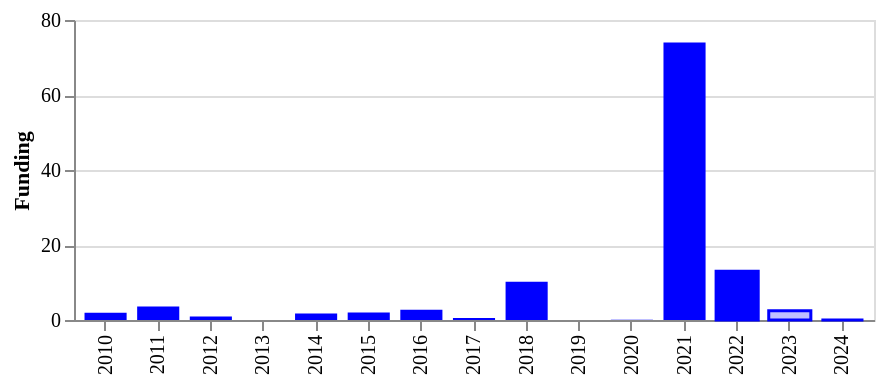

The code cell stored with this chart in its notebook:
### Code cell
charts.ts_bar_incomplete(
    ts_df,
    variable='raised_amount_gbp_total',
    variable_title='Funding',
    max_complete_year=2022
)

### Figure 1 — Vega-Lite specification as saved in the notebook (floating-point values rounded to 4 significant figures)
{"config": {"title": {"font": "Averta", "anchor": "start"}, "subtitle": {"font": "Averta"}, "axis": {"labelFont": "Averta", "titleFont": "Averta"}, "header": {"labelFont": "Averta", "titleFont": "Averta"}, "legend": {"labelFont": "Averta", "titleFont": "Averta"}, "range": {"category": ["#0000FF", "#FDB633", "#18A48C", "#9A1BBE", "#EB003B", "#FF6E47", "#646363", "#0F294A", "#97D9E3", "#A59BEE", "#F6A4B7", "#D2C9C0", "#FFFFFF", "#000000"], "ordinal": {"scheme": ["#0000FF", "#FDB633", "#18A48C", "#9A1BBE", "#EB003B", "#FF6E47", "#646363", "#0F294A", "#97D9E3", "#A59BEE", "#F6A4B7", "#D2C9C0", "#FFFFFF", "#000000"]}}}, "layer": [{"data": {"name": "data-b27a14c503e6644ff35bafb9e1e36aca"}, "mark": {"type": "bar", "fillOpacity": 1, "filled": true, "strokeOpacity": 1, "strokeWidth": 1.5}, "encoding": {"color": {"field": "_category", "legend": null, "type": "nominal"}, "tooltip": [{"field": "_category", "title": "", "type": "nominal"}, {"field": "year", "title": "", "type": "ordinal"}, {"field": "raised_amount_gbp_total", "format": ",.3f", "title": "Funding", "type": "quantitative"}], "x": {"field": "year", "title": "", "type": "ordinal"}, "xOffset": {"field": "_category", "type": "nominal"}, "y": {"field": "raised_amount_gbp_total", "title": "Funding", "type": "quantitative"}}, "transform": [{"filter": "datum.year <= 2022"}]}, {"data": {"name": "data-b27a14c503e6644ff35bafb9e1e36aca"}, "mark": {"type": "bar", "fillOpacity": 1, "filled": false, "strokeOpacity": 1, "strokeWidth": 1.5}, "encoding": {"color": {"field": "_category", "legend": null, "type": "nominal"}, "tooltip": [], "x": {"field": "year", "title": "", "type": "ordinal"}, "xOffset": {"field": "_category", "type": "nominal"}, "y": {"field": "raised_amount_gbp_total", "title": "Funding", "type": "quantitative"}}, "transform": [{"filter": "datum.year >= 2022"}]}, {"data": {"name": "data-b27a14c503e6644ff35bafb9e1e36aca"}, "mark": {"type": "bar", "fillOpacity": 0.25, "filled": true, "strokeOpacity": 1, "strokeWidth": 1.5}, "encoding": {"color": {"field": "_category", "legend": null, "type": "nominal"}, "tooltip": [{"field": "_category", "title": "", "type": "nominal"}, {"field": "year", "title": "", "type": "ordinal"}, {"field": "raised_amount_gbp_total", "format": ",.3f", "title": "Funding", "type": "quantitative"}], "x": {"field": "year", "title": "", "type": "ordinal"}, "xOffset": {"field": "_category", "type": "nominal"}, "y": {"field": "raised_amount_gbp_total", "title": "Funding", "type": "quantitative"}}, "transform": [{"filter": "datum.year >= 2022"}]}], "height": 150, "width": 400, "$schema": "https://vega.github.io/schema/vega-lite/v5.20.1.json", "datasets": {"data-b27a14c503e6644ff35bafb9e1e36aca": [{"time_period": "2010-01-01T00:00:00", "year": 2010, "n_rounds": 5, "raised_amount_usd_total": 3.073, "raised_amount_gbp_total": 1.93, "n_orgs_founded": 5, "_category": "category"}, {"time_period": "2011-01-01T00:00:00", "year": 2011, "n_rounds": 6, "raised_amount_usd_total": 5.775, "raised_amount_gbp_total": 3.609, "n_orgs_founded": 2, "_category": "category"}, {"time_period": "2012-01-01T00:00:00", "year": 2012, "n_rounds": 5, "raised_amount_usd_total": 1.468, "raised_amount_gbp_total": 0.9255, "n_orgs_founded": 4, "_category": "category"}, {"time_period": "2013-01-01T00:00:00", "year": 2013, "n_rounds": 2, "raised_amount_usd_total": 0.015, "raised_amount_gbp_total": 0.009968, "n_orgs_founded": 10, "_category": "category"}, {"time_period": "2014-01-01T00:00:00", "year": 2014, "n_rounds": 7, "raised_amount_usd_total": 2.89, "raised_amount_gbp_total": 1.703, "n_orgs_founded": 14, "_category": "category"}, {"time_period": "2015-01-01T00:00:00", "year": 2015, "n_rounds": 6, "raised_amount_usd_total": 3.068, "raised_amount_gbp_total": 2.021, "n_orgs_founded": 5, "_category": "category"}, {"time_period": "2016-01-01T00:00:00", "year": 2016, "n_rounds": 5, "raised_amount_usd_total": 3.912, "raised_amount_gbp_total": 2.742, "n_orgs_founded": 6, "_category": "category"}, {"time_period": "2017-01-01T00:00:00", "year": 2017, "n_rounds": 3, "raised_amount_usd_total": 0.7348, "raised_amount_gbp_total": 0.5654, "n_orgs_founded": 7, "_category": "category"}, {"time_period": "2018-01-01T00:00:00", "year": 2018, "n_rounds": 3, "raised_amount_usd_total": 13.55, "raised_amount_gbp_total": 10.2, "n_orgs_founded": 6, "_category": "category"}, {"time_period": "2019-01-01T00:00:00", "year": 2019, "n_rounds": 2, "raised_amount_usd_total": 0.0, "raised_amount_gbp_total": 0.0, "n_orgs_founded": 7, "_category": "category"}, {"time_period": "2020-01-01T00:00:00", "year": 2020, "n_rounds": 4, "raised_amount_usd_total": 0.12, "raised_amount_gbp_total": 0.0921, "n_orgs_founded": 7, "_category": "category"}, {"time_period": "2021-01-01T00:00:00", "year": 2021, "n_rounds": 6, "raised_amount_usd_total": 102.1, "raised_amount_gbp_total": 73.98, "n_orgs_founded": 9, "_category": "category"}, {"time_period": "2022-01-01T00:00:00", "year": 2022, "n_rounds": 6, "raised_amount_usd_total": 17.5, "raised_amount_gbp_total": 13.01, "n_orgs_founded": 2, "_category": "category"}, {"time_period": "2023-01-01T00:00:00", "year": 2023, "n_rounds": 7, "raised_amount_usd_total": 3.042, "raised_amount_gbp_total": 2.498, "n_orgs_founded": 0, "_category": "category"}, {"time_period": "2024-01-01T00:00:00", "year": 2024, "n_rounds": 2, "raised_amount_usd_total": 0.0, "raised_amount_gbp_total": 0.0, "n_orgs_founded": 0, "_category": "category"}]}}
